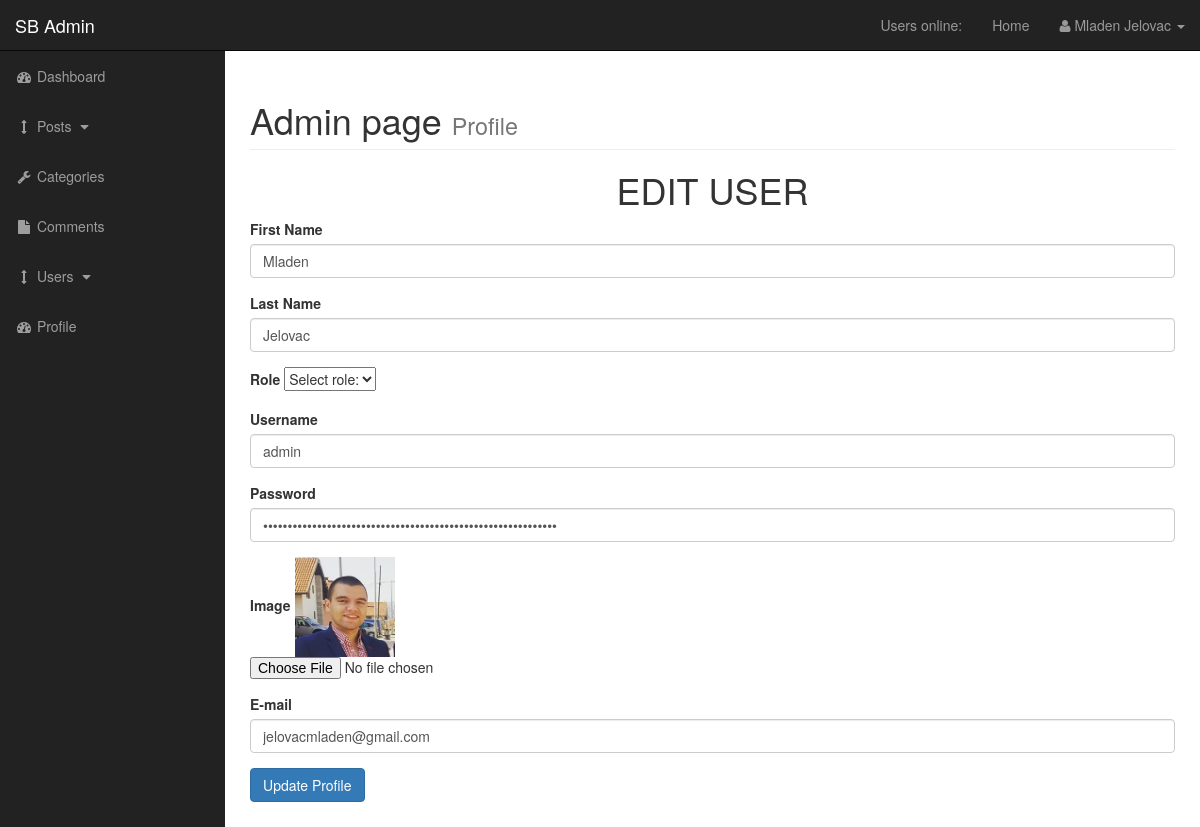
The page /admin/profile.php (signed in) on the database its author committed.
### tables this page shows
CREATE TABLE `users` (
  `user_id` int(3) NOT NULL,
  `username` varchar(255) NOT NULL,
  `user_password` varchar(255) NOT NULL,
  `user_firstname` varchar(255) NOT NULL,
  `user_lastname` varchar(255) NOT NULL,
  `user_role` varchar(255) NOT NULL,
  `user_email` varchar(255) NOT NULL,
  `user_image` text NOT NULL,
  `token` text NOT NULL
);

### admin/profile.php (the view, shortened to what this page needs)
    <?php include "includes/header.php"; ?>
    <?php
       if(isset($_SESSION['username'])){
           $username = $_SESSION['username'];
           $query = "SELECT * FROM users WHERE username = '$username'";
           $select_user = mysqli_query($connection, $query);
           while($row = mysqli_fetch_array($select_user)){
                $username = $row['username'];
                $user_password = $row['user_password'];
                $user_firstname = $row['user_firstname'];
                $user_lastname = $row['user_lastname'];
                $user_role = $row['user_role'];
                $user_email = $row['user_email'];
                $user_image = $row['user_image'];
           }
       }
    ?>
    <div id="wrapper">
        <?php include "includes/navigation.php" ?>
        <div id="page-wrapper">
            <div class="container-fluid">
                <div class="row">
                    <div class="col-lg-12">
                        <h1 class="page-header">
                            Admin page
                            <small>Profile</small>
                        </h1>
                           <form action="" method="post" enctype="multipart/form-data">
   <h1 class="text-center">EDIT USER</h1>
    <div class="form-group">
        <label for="user_firstname">First Name</label>
        <input value="<?php echo $user_firstname; ?>" type="text" name="user_firstname" class="form-control">
    </div>
    <div class="form-group">
        <label for="user_lastname">Last Name</label>
        <input value="<?php echo $user_lastname; ?>" type="text" name="user_lastname" class="form-control">
    </div>
    <div class="form-group">
        <label for="user_role">Role</label>
        <select name="user_role">
            <option value='<?php echo $user_role; ?>'>Select role:</option>
        </select>
    </div>
    <div class="form-group">
        <label for="username">Username</label>
        <input value="<?php echo $username; ?>" type="text" name="username" class="form-control">
    </div>
    <div class="form-group">
        <label for="username">Password</label>
        <input value="<?php echo $user_password; ?>" type="password" name="user_password" class="form-control">
    </div>
    <div class="form-group">
        <label for="user_image">Image</label>
        <img src="../images/<?php echo $user_image; ?>" width="100" height="100">
        <input type="file" name="user_image">
    </div>
    <div class="form-group">
        <label for="user_email">E-mail</label>
        <input value="<?php echo $user_email; ?>" type="text" name="user_email" class="form-control">
    </div>
    <div class="form-group">
        <input type="submit"  name="update_profile" value="Update Profile" class="btn btn-primary">
    </div>
</form>
                    </div>
                </div>
            </div>
        </div>
    </div>
 <?php include "includes/footer.php"; ?>

### admin/css/sb-admin.css (style rules this page uses)
body { margin-top: 100px; background-color: #222; }
@media (min-width:768px) { body { margin-top: 50px; } }
#wrapper { padding-left: 0; }
#page-wrapper { width: 100%; padding: 0; background-color: #fff; }
@media (min-width:768px) { #wrapper { padding-left: 225px; } }
@media (min-width:768px) { #page-wrapper { padding: 10px; } }

### rows shown on the page
users: user_firstname "Mladen", user_lastname "Jelovac", username "admin", user_image (picture), user_email "jelovacmladen@gmail.com"

### other values the page prints
$_SESSION['firstname'] "Mladen"
$_SESSION['lastname'] "Jelovac"
